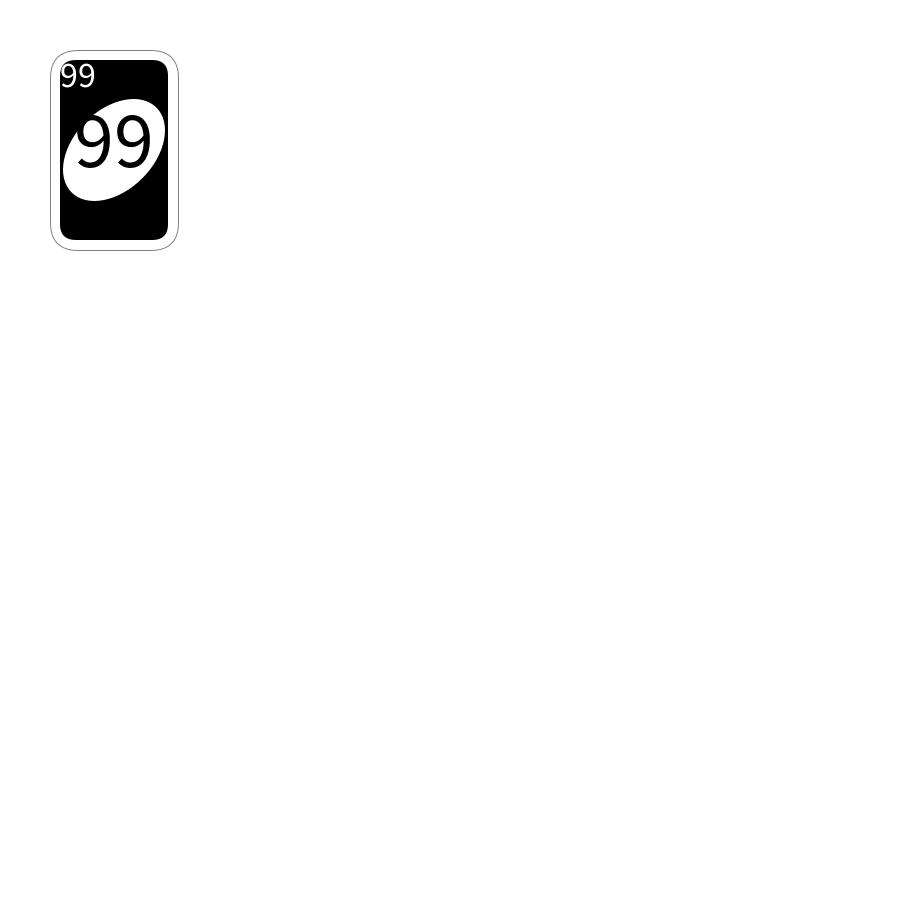
Frame 1 (no input)
Frame 60 (the mouse pressed at the canvas centre just before this capture): identical to frame 1, image omitted
Frame 120 (the mouse held since frame 60 and released just before this capture): identical to frame 1, image omitted

The Processing sketch that drew this single still picture (run headless with seeded random() and noise(); from frame 60 on, the mouse is pressed at the canvas centre):

// Processing sketch: Week04_A
// ── Week04_A.pde
void setup()
{
  size(900,900);
  myShuffle();
}

void myShuffle()
{
  for(int i=0;i<8;i++)
  {
    for(int j=0;j<11;j++)
    {
      cardN[i*11+j]=j;
      cardC[i*11+j]=C[i%4];
    }
  }
  for(int i=0;i<10000;i++)
  {
    int a=int(random(88)),b=int(random(88));
    int temp=cardN[a];
    cardN[a]=cardN[b];
    cardN[b]=temp;
    temp=cardC[a];
    cardC[a]=cardC[b];
    cardC[b]=temp;
  }
}

//int[][]card=new int[8][11];
int []cardN=new int[88];//card number
int []cardC=new int[88];//card color
color[]C={#FF5555,#FFAA00,#55AA55,#5555FF};

void draw()
{
  background(255);
  if(mousePressed && mouseButton==RIGHT)
  {//cheat key,peek all
    for(int i=0;i<8;i++)
    {
      for(int j=0;j<11;j++)
      {
        //drawCard(j*32,i*50,C[i%4],j);
        drawCard(j*32,i*50,cardC[i*11+j],cardN[i*11+j],32);
      }
    }
  }
  else drawCard(50,50,#000000,99,128);//get card here
  for(int i=0;i<myCard;i++)
  {
    if(i%4==0) drawCard(430 +40*i/4, 50,cardC[i],cardN[i],128);
    if(i%4==1) drawCard(630 +40*i/4,350,cardC[i],cardN[i],128);
    if(i%4==2) drawCard(430 +40*i/4,650,cardC[i],cardN[i],128);
    if(i%4==3) drawCard(230 +40*i/4,350,cardC[i],cardN[i],128);
  }
}

int myCard=0;
void mousePressed()
{
  if(mouseButton==LEFT) myCard++;
}

void drawCard(int x,int y,color c,int n,int w)
{
  float s=w/32.0;//scale size
  stroke(128);//gray stroke
  fill(255);//white
  rect(x,y,32*s,50*s,7*s);
  noStroke();
  fill(c);
  rect(x+2.5*s,y+2.5*s,(32-5)*s,(50-5)*s,4*s);
  
  pushMatrix();
  fill(255);
  translate(x+16*s,y+25*s);
  rotate(radians(45));
  ellipse(0,0,20*s,30*s);
  popMatrix();
  
  textAlign(CENTER,CENTER);
  textSize(9*s);
  text(""+n,x+7*s,y+6*s);
  
  textSize(20*s);
  fill(c);
  text(""+n,x+16*s,y+22*s);
}
